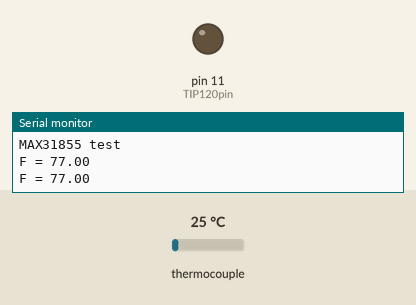
This sketch was run on a simulated Arduino Uno, built with avr-gcc and run on an emulated ATmega328P. On the bench: output pins drawn as LEDs (lit = HIGH), the last lines printed to the serial monitor. The inputs (shaded band) are chosen by the test bench; at power-on: thermocouple 25 °C.

Above: at 1.7 s.
1.8 s: thermocouple set to 6 °C
At 14.8 s:
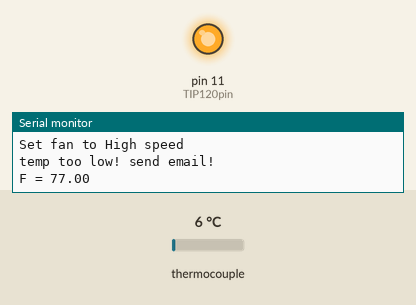
Timing chart, 0 to 16.0 s (numbered marks = the images above; inputs shaded):
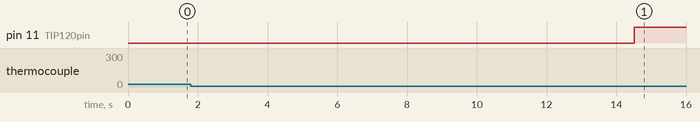

The sketch:

temp_controlled_fan.ino
```cpp
#include "Adafruit_MAX31855.h"

//setup thermocouple
int thermoDO = 3;
int thermoCS = 4;
int thermoCLK = 5;
Adafruit_MAX31855 thermocouple(thermoCLK, thermoCS, thermoDO);

//setup fan control
int TIP120pin = 11; //for this project, I pick Arduino's PMW pin 11
int highspeed = 255;
int medspeed = 200;
int lowspeed = 150;

//temp tracking vars
int outlier_difference = 20;
static const int readings = 15;
double lastReadings[readings];
int i = 0;
double currentAverage;
static const int idealTemp = 230;
int emailTimer = 0;

void setup() {
  Serial.begin(9600);

  Serial.println("MAX31855 test");
  // wait for MAX chip to stabilize
  delay(500);
  pinMode(TIP120pin, OUTPUT); // Set pin for output to control TIP120 Base pin
}

void loop() {
  // basic readout test, just print the current temp
   //Serial.print("Internal Temp = ");
   //Serial.println(thermocouple.readInternal());

   double currentTemp = thermocouple.readFarenheit();
   if (isnan(currentTemp)) {
     Serial.println("Something wrong with thermocouple!");
   } else {

     if(i != 0 ){
      double tempDiff = lastReadings[i-1] - currentTemp;
       if(tempDiff > 20 || tempDiff < -20){
         Serial.print("Bad Temp reading!");
         currentTemp = lastReadings[i-1];
       }
     }

     lastReadings[i] = currentTemp;

     if(i == readings - 1){
       //get average of last session
       double sum = 0;
       for(int j = 0; j < readings; j++){
         sum += lastReadings[j];
       }
       currentAverage = sum/readings;
       Serial.print("Current average temp is = ");
       Serial.println(currentAverage);
       i = 0;

       if(idealTemp - currentAverage > 15){
         analogWrite(TIP120pin, highspeed);
         Serial.println("Set fan to High speed");
       }else if(idealTemp - currentAverage > 5){
         analogWrite(TIP120pin, medspeed);
         Serial.println("Set fan to Med speed");
       }else if(currentAverage < idealTemp){
         analogWrite(TIP120pin, lowspeed);
         Serial.println("Set fan to Low speed");
       }else{
         analogWrite(TIP120pin, 0);
        Serial.println("Fan off");
       }

       if(idealTemp - currentAverage > 20 && (emailTimer++ % 4 == 0)){
        Serial.println("temp too low! send email!");
       }

     }else{
       i++;
     }

     Serial.print("F = ");
     Serial.println(currentTemp);
     delay(1000);
   }
}
```
